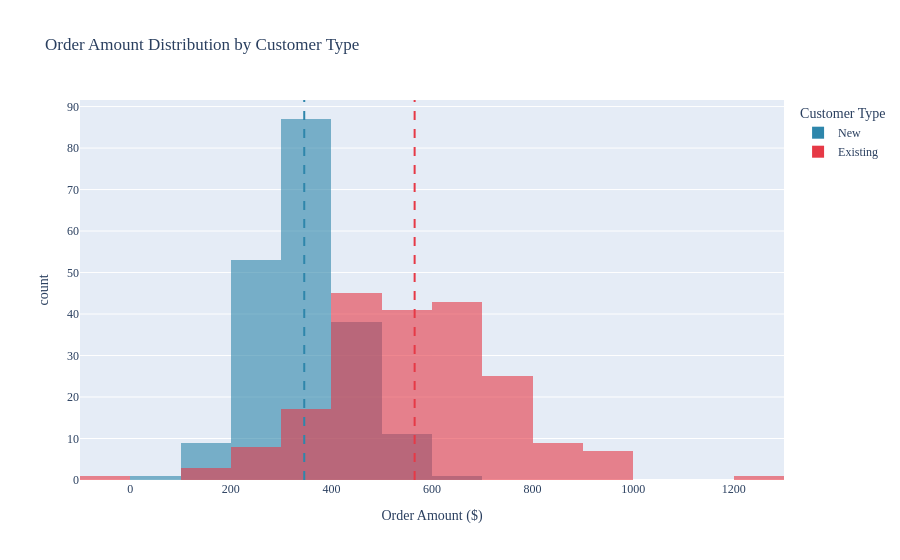

The cell this chart's notebook holds for it:
### Markdown cell above
## Example 4 — px.histogram: Order Amount Distribution by Customer Type (고객 유형별 주문 금액 분포)

### Code cell
# Business question: how much do new customers' order amounts overlap with
# existing customers', and where's the dividing line?
# 비즈니스 질문: 신규 고객의 주문 금액은 기존 고객과 얼마나 겹치며, 그 경계는 어디인가?

np.random.seed(42)
new_customers = np.random.normal(350, 100, 200)
existing_customers = np.random.normal(550, 180, 200)
df = pd.DataFrame({
    'order_amount': np.concatenate([new_customers, existing_customers]),
    'customer_type': ['New'] * 200 + ['Existing'] * 200
})

fig = px.histogram(df, x='order_amount', color='customer_type', barmode='overlay',
                    opacity=0.6, nbins=25,
                    title='Order Amount Distribution by Customer Type',
                    labels={'order_amount': 'Order Amount ($)'},
                    color_discrete_map={'New': '#2E86AB', 'Existing': '#E63946'})
fig.update_layout(font=dict(family='AppleGothic'), legend_title_text='Customer Type')

new_mean = df[df['customer_type'] == 'New']['order_amount'].mean()
existing_mean = df[df['customer_type'] == 'Existing']['order_amount'].mean()
fig.add_vline(x=new_mean, line_dash='dash', line_color='#2E86AB')
fig.add_vline(x=existing_mean, line_dash='dash', line_color='#E63946')
fig.show()

print(f"New avg: {new_mean:.0f} / Existing avg: {existing_mean:.0f}")
print(f"신규 평균: {new_mean:.0f} / 기존 평균: {existing_mean:.0f}")

### Figure 1 — Plotly figure (JSON) as saved in the notebook; plotly's stock layout.template omitted (floating-point values rounded to 4 significant figures; data arrays with more than 128 entries replaced by an {"elided": "..."} marker saying what was removed)
{"data": [{"bingroup": "x", "hovertemplate": "customer_type=New<br>Order Amount ($)=%{x}<br>count=%{y}<extra></extra>", "legendgroup": "New", "marker": {"color": "#2E86AB", "opacity": 0.6, "pattern": {"shape": ""}}, "name": "New", "nbinsx": 25, "orientation": "v", "showlegend": true, "type": "histogram", "x": {"elided": "200 float values"}, "xaxis": "x", "yaxis": "y"}, {"bingroup": "x", "hovertemplate": "customer_type=Existing<br>Order Amount ($)=%{x}<br>count=%{y}<extra></extra>", "legendgroup": "Existing", "marker": {"color": "#E63946", "opacity": 0.6, "pattern": {"shape": ""}}, "name": "Existing", "nbinsx": 25, "orientation": "v", "showlegend": true, "type": "histogram", "x": {"elided": "200 float values"}, "xaxis": "x", "yaxis": "y"}], "layout": {"barmode": "overlay", "font": {"family": "AppleGothic"}, "legend": {"title": {"text": "Customer Type"}, "tracegroupgap": 0}, "shapes": [{"line": {"color": "#2E86AB", "dash": "dash"}, "type": "line", "x0": 345.9, "x1": 345.9, "xref": "x", "y0": 0, "y1": 1, "yref": "y domain"}, {"line": {"color": "#E63946", "dash": "dash"}, "type": "line", "x0": 565.5, "x1": 565.5, "xref": "x", "y0": 0, "y1": 1, "yref": "y domain"}], "title": {"text": "Order Amount Distribution by Customer Type"}, "xaxis": {"anchor": "y", "domain": [0, 1], "title": {"text": "Order Amount ($)"}}, "yaxis": {"anchor": "x", "domain": [0, 1], "title": {"text": "count"}}}}
